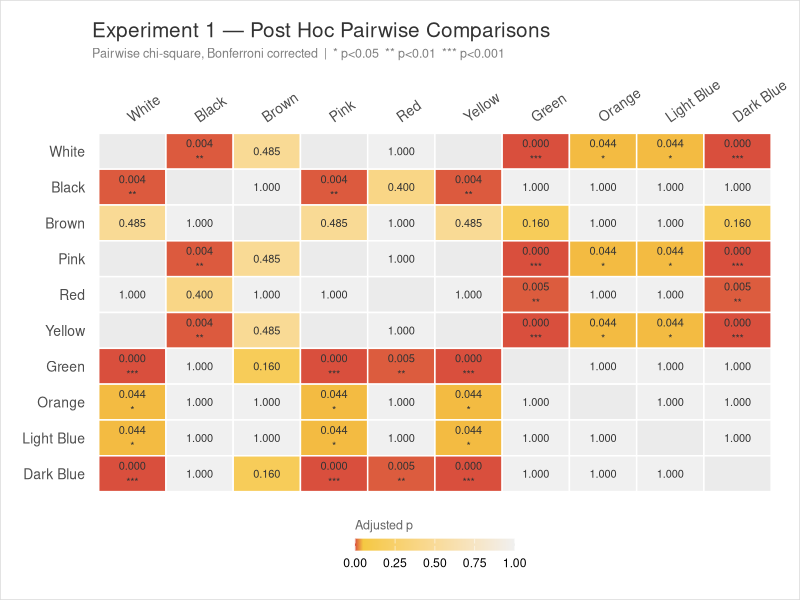
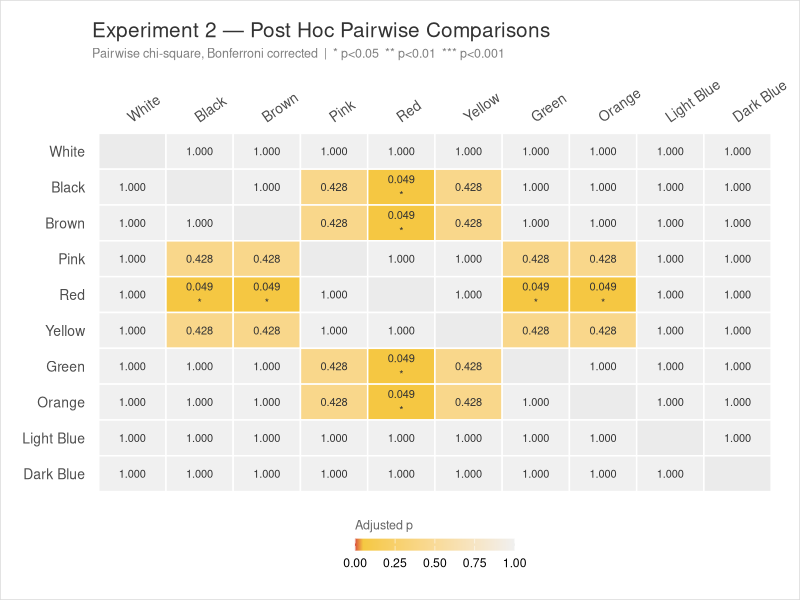
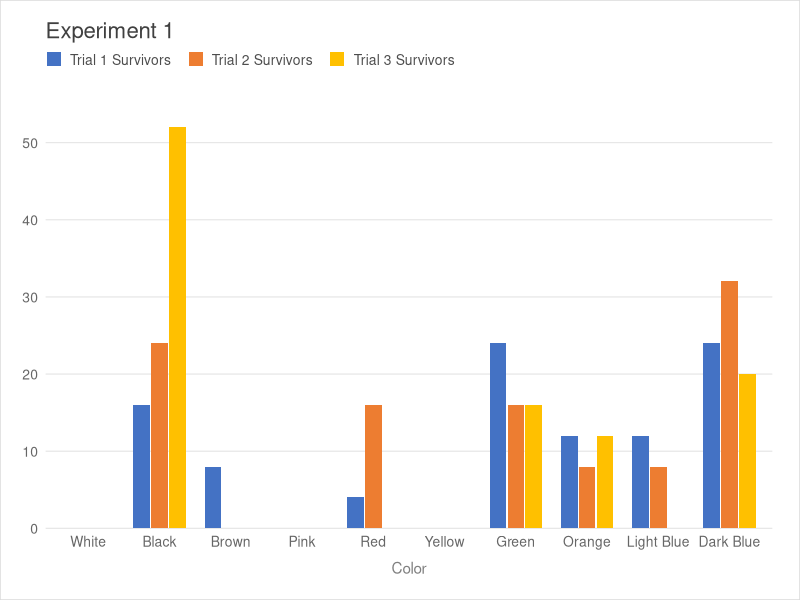
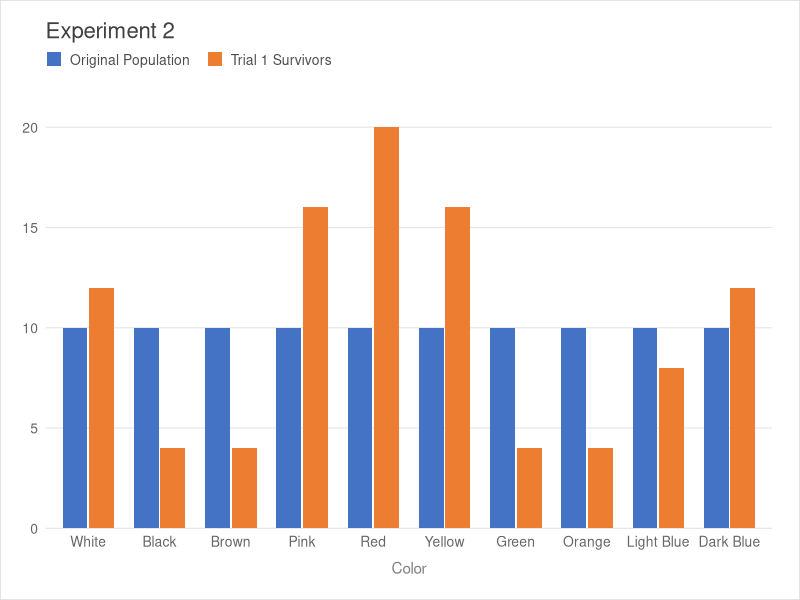

These figures' R source, in order:
library(ggplot2)
library(tidyr)
library(dplyr)

colors_vec <- c("White","Black","Brown","Pink","Red","Yellow",
                "Green","Orange","Light Blue","Dark Blue")

exp1_survivors <- c(0,16,8,0,4,0,24,12,12,24)
exp2_survivors <- c(12,4,4,16,20,16,4,4,8,12)

p1_overall <- chisq.test(exp1_survivors)$p.value
p2_overall <- chisq.test(exp2_survivors)$p.value

cat(sprintf("Experiment 1 p-value: %.4f\n", p1_overall))
cat(sprintf("Experiment 2 p-value: %.4f\n\n", p2_overall))


posthoc_print <- function(counts, colors, exp_label) {
  n     <- length(counts)
  pairs <- combn(n, 2)
  raw_p <- apply(pairs, 2, function(idx) {
    mat <- matrix(c(counts[idx[1]], counts[idx[2]],
                    sum(counts) - counts[idx[1]],
                    sum(counts) - counts[idx[2]]), nrow = 2)
    suppressWarnings(chisq.test(mat)$p.value)
  })
  adj_p <- p.adjust(raw_p, method = "bonferroni")

  cat(paste0("--- ", exp_label, " Post Hoc (Bonferroni corrected) ---\n"))
  cat(sprintf("%-14s %-14s %10s %10s %s\n", "Color A", "Color B", "raw p", "adj p", "sig"))
  cat(strrep("-", 58), "\n")
  for (i in seq_along(raw_p)) {
    sig <- ifelse(adj_p[i] < 0.001, "***",
           ifelse(adj_p[i] < 0.01,  "**",
           ifelse(adj_p[i] < 0.05,  "*", "")))
    cat(sprintf("%-14s %-14s %10.4f %10.4f %s\n",
                colors[pairs[1,i]], colors[pairs[2,i]],
                raw_p[i], adj_p[i], sig))
  }
  cat("\nSignificance: *** p<0.001  ** p<0.01  * p<0.05\n\n")
}

posthoc_print(exp1_survivors, colors_vec, "Experiment 1")
posthoc_print(exp2_survivors, colors_vec, "Experiment 2")

posthoc_heatmap <- function(counts, colors, title_label, filename) {
  n     <- length(counts)
  pairs <- combn(n, 2)
  raw_p <- apply(pairs, 2, function(idx) {
    mat <- matrix(c(counts[idx[1]], counts[idx[2]],
                    sum(counts) - counts[idx[1]],
                    sum(counts) - counts[idx[2]]), nrow = 2)
    suppressWarnings(chisq.test(mat)$p.value)
  })
  adj_p <- p.adjust(raw_p, method = "bonferroni")

  mat_p <- matrix(NA, n, n, dimnames = list(colors, colors))
  for (i in seq_along(adj_p)) {
    mat_p[pairs[1,i], pairs[2,i]] <- adj_p[i]
    mat_p[pairs[2,i], pairs[1,i]] <- adj_p[i]
  }

  df <- as.data.frame(as.table(mat_p))
  colnames(df) <- c("ColorA", "ColorB", "adj_p")
  df$ColorA <- factor(df$ColorA, levels = colors)
  df$ColorB <- factor(df$ColorB, levels = rev(colors))
  df$sig    <- ifelse(is.na(df$adj_p), "",
               ifelse(df$adj_p < 0.001, "***",
               ifelse(df$adj_p < 0.01,  "**",
               ifelse(df$adj_p < 0.05,  "*", "ns"))))
  df$label  <- ifelse(is.na(df$adj_p), "",
               ifelse(df$adj_p < 0.05,
                      paste0(sprintf("%.3f", df$adj_p), "\n", df$sig),
                      sprintf("%.3f", df$adj_p)))

  ph <- ggplot(df, aes(x = ColorA, y = ColorB, fill = adj_p)) +
    geom_tile(color = "white", linewidth = 0.5) +
    geom_text(aes(label = label), size = 2.8, color = "grey20", lineheight = 1.2) +
    scale_fill_gradientn(
      colours  = c("#D94F3D", "#F5C842", "#f0f0f0"),
      values   = c(0, 0.05, 1),
      limits   = c(0, 1),
      na.value = "grey92",
      name     = "Adjusted p",
      guide    = guide_colorbar(barwidth = 8, barheight = 0.6, title.position = "top")
    ) +
    scale_x_discrete(position = "top") +
    labs(
      title    = title_label,
      subtitle = "Pairwise chi-square, Bonferroni corrected  |  * p<0.05  ** p<0.01  *** p<0.001",
      x = NULL, y = NULL
    ) +
    theme_minimal(base_size = 11) +
    theme(
      plot.background  = element_rect(fill = "white", color = "grey85", linewidth = 0.5),
      panel.background = element_rect(fill = "white", color = NA),
      panel.grid       = element_blank(),
      axis.text.x      = element_text(angle = 35, hjust = 0, color = "grey30", size = 10),
      axis.text.y      = element_text(color = "grey30", size = 10),
      plot.title       = element_text(size = 15, color = "grey20", margin = margin(b = 4)),
      plot.subtitle    = element_text(size = 9,  color = "grey50", margin = margin(b = 10)),
      legend.position  = "bottom",
      legend.title     = element_text(size = 9, color = "grey40"),
      plot.margin      = margin(16, 16, 16, 16)
    )

  ggsave(filename, plot = ph, width = 8, height = 7.5, dpi = 300, bg = "white")
  message(paste("Saved:", filename))
}

posthoc_heatmap(exp1_survivors, colors_vec,
                "Experiment 1 — Post Hoc Pairwise Comparisons",
                "posthoc_exp1.png")

posthoc_heatmap(exp2_survivors, colors_vec,
                "Experiment 2 — Post Hoc Pairwise Comparisons",
                "posthoc_exp2.png")

trial_colors <- c("Trial 1 Survivors" = "#4472C4",
                  "Trial 2 Survivors" = "#ED7D31",
                  "Trial 3 Survivors" = "#FFC000")

exp2_colors  <- c("Original Population" = "#4472C4",
                  "Trial 1 Survivors"   = "#ED7D31")

theme_clean <- function() {
  theme_minimal(base_size = 12) +
    theme(
      plot.background    = element_rect(fill = "white", color = "grey85", linewidth = 0.5),
      panel.background   = element_rect(fill = "white", color = NA),
      panel.grid.major.x = element_blank(),
      panel.grid.major.y = element_line(color = "grey90", linewidth = 0.4),
      panel.grid.minor   = element_blank(),
      axis.ticks         = element_blank(),
      axis.title.x       = element_text(color = "grey50", size = 11, margin = margin(t = 8)),
      axis.title.y       = element_blank(),
      axis.text          = element_text(color = "grey40", size = 10),
      legend.position      = "top",
      legend.justification = "left",
      legend.title         = element_blank(),
      legend.text          = element_text(size = 10, color = "grey30"),
      legend.key.size      = unit(0.8, "lines"),
      legend.key.spacing.x = unit(12, "pt"),
      legend.margin        = margin(b = 8),
      plot.title           = element_text(size = 16, color = "grey25", margin = margin(b = 6)),
      plot.margin          = margin(16, 20, 16, 16)
    )
}

exp1_long <- data.frame(
  Color = factor(rep(colors_vec, 3), levels = colors_vec),
  Trial = factor(rep(c("Trial 1 Survivors","Trial 2 Survivors","Trial 3 Survivors"), each = 10),
                 levels = names(trial_colors)),
  Survivors = c(0,16,8,0,4,0,24,12,12,24,
                0,24,0,0,16,0,16,8,8,32,
                0,52,0,0,0,0,16,12,0,20)
)

p1 <- ggplot(exp1_long, aes(x = Color, y = Survivors, fill = Trial)) +
  geom_col(position = position_dodge(width = 0.75), width = 0.7) +
  scale_fill_manual(values = trial_colors) +
  scale_y_continuous(expand = expansion(mult = c(0, 0.08))) +
  labs(title = "Experiment 1", x = "Color") +
  guides(fill = guide_legend(nrow = 1)) +
  theme_clean()

ggsave("experiment1.png", plot = p1, width = 10, height = 5, dpi = 300, bg = "white")
message("Saved: experiment1.png")

exp2_long <- data.frame(
  Color = factor(rep(colors_vec, 2), levels = colors_vec),
  Stage = factor(rep(c("Original Population","Trial 1 Survivors"), each = 10),
                 levels = names(exp2_colors)),
  Count = c(rep(10, 10), 12,4,4,16,20,16,4,4,8,12)
)

p2 <- ggplot(exp2_long, aes(x = Color, y = Count, fill = Stage)) +
  geom_col(position = position_dodge(width = 0.75), width = 0.7) +
  scale_fill_manual(values = exp2_colors) +
  scale_y_continuous(expand = expansion(mult = c(0, 0.08))) +
  labs(title = "Experiment 2", x = "Color") +
  guides(fill = guide_legend(nrow = 1)) +
  theme_clean()

ggsave("experiment2.png", plot = p2, width = 10, height = 5, dpi = 300, bg = "white")
message("Saved: experiment2.png")
